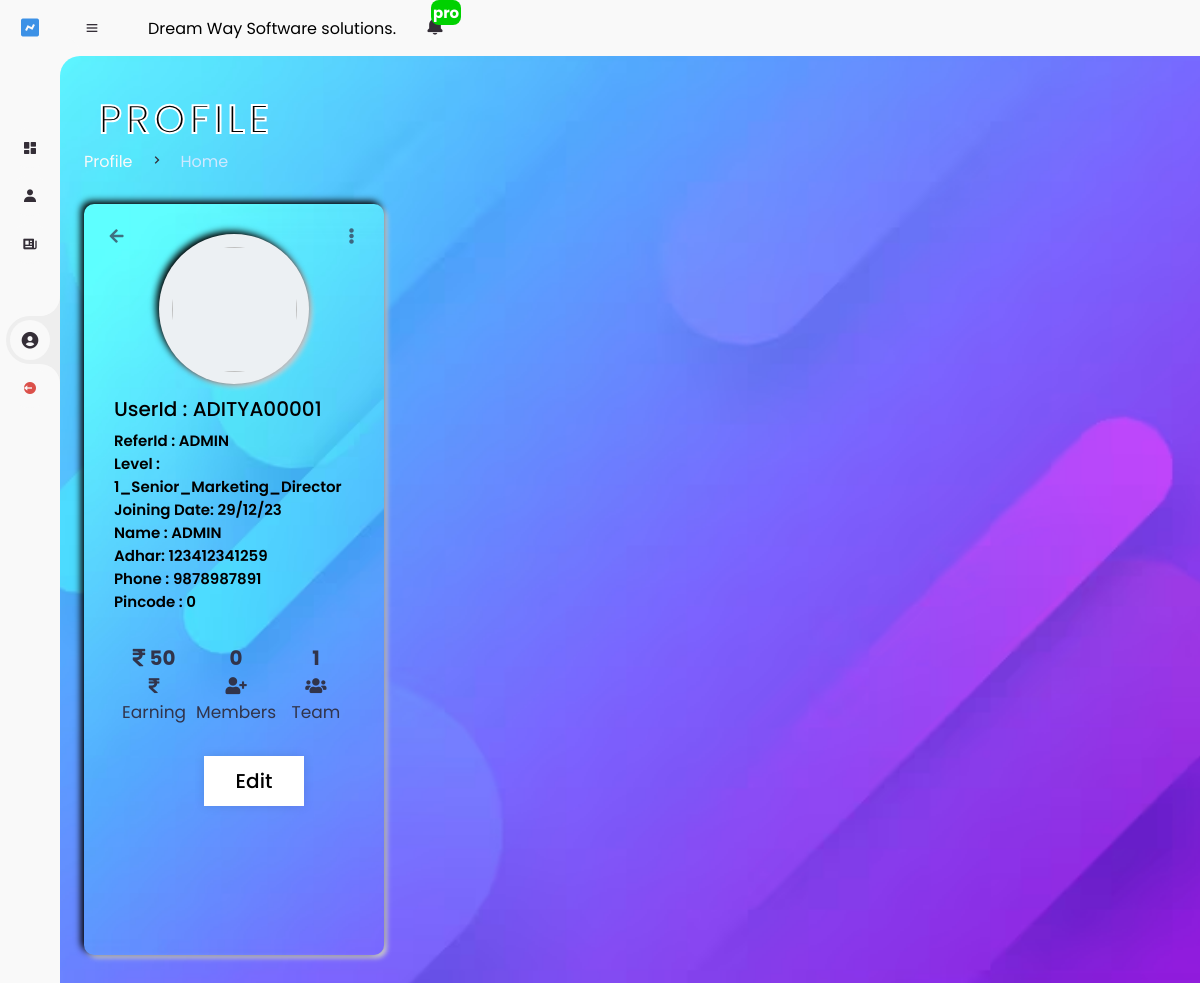
Before: /user/profile.php (signed in) with the older database file.
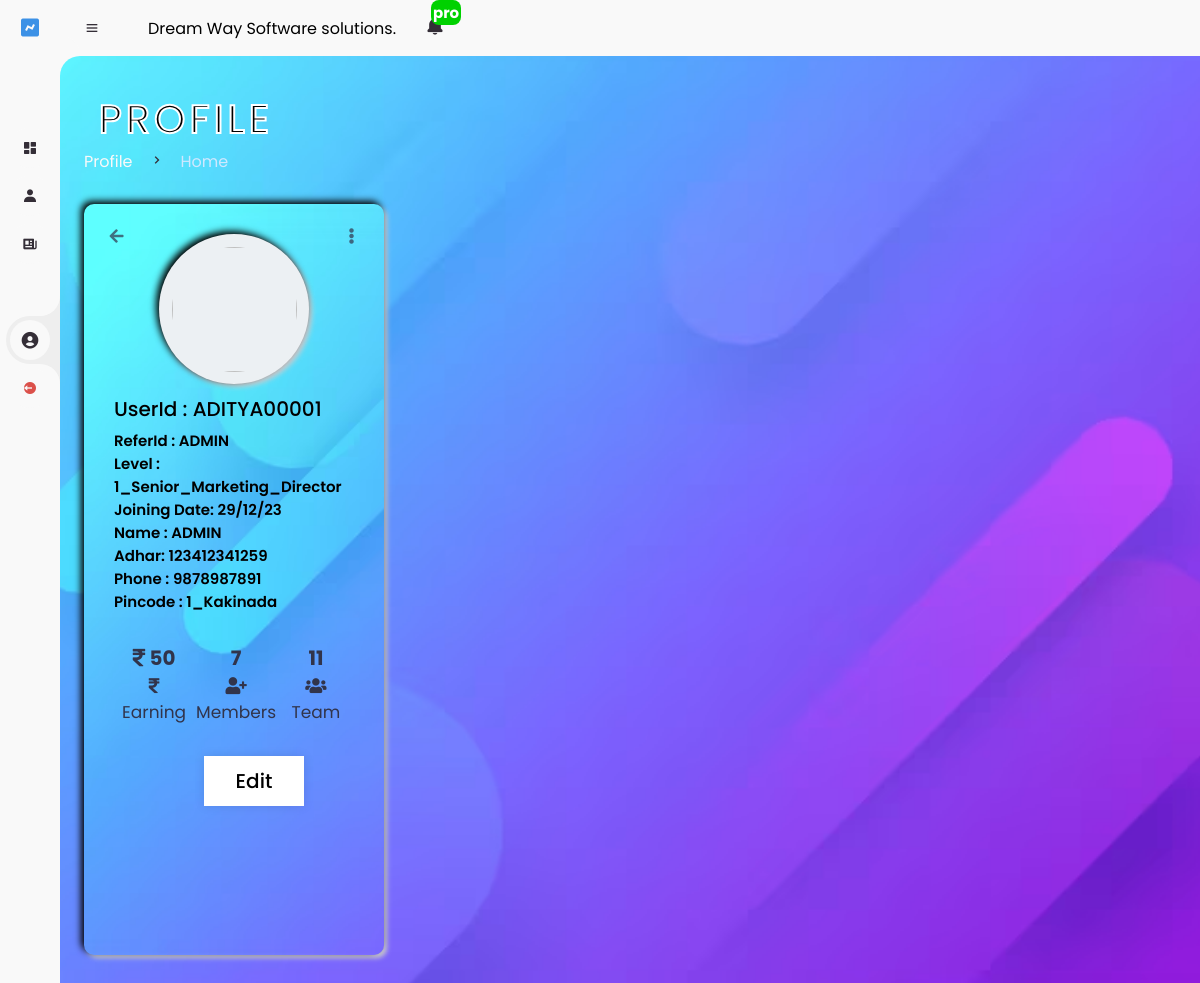
After: the same page with the newer database file.
### tables this page shows
CREATE TABLE `user` (
  `sl_no` int(11) NOT NULL,
  `date` varchar(10) NOT NULL,
  `time` varchar(10) NOT NULL,
  `referId` varchar(30) NOT NULL,
  `userId` varchar(30) NOT NULL,
  `level` varchar(30) NOT NULL,
  `adhar` varchar(20) NOT NULL,
  `userName` varchar(40) NOT NULL,
  `gender` varchar(10) NOT NULL,
  `phone` varchar(15) NOT NULL,
  `pincode` varchar(20) NOT NULL,
  `email` varchar(40) NOT NULL,
  `pasword` varchar(12) NOT NULL,
  `earning` int(11) NOT NULL
);

### user/profile.php (the view, shortened to what this page needs)
<?php
$uid=$_SESSION['uid'];
include("includes/config.php");
						$date=date('d/m/y');
            $h=mysqli_query($conn,"select  * from user where userId='$uid'");
            while($j=mysqli_fetch_array($h))
            {
              $refer=$j['referId'];
              $uname=$j['userName'];
              $refer=$j['referId'];
              $phone=$j['phone'];
              $pincode=$j['pincode'];
              $adhar=$j['adhar'];
              $level=$j['level'];
              $earn=$j['earning'];
            }
?>
<!DOCTYPE html>
<html lang="en">
<head>
	<link href='https://unpkg.com/boxicons@2.0.9/css/boxicons.min.css' rel='stylesheet'>
	<link rel="stylesheet" href="https://cdnjs.cloudflare.com/ajax/libs/font-awesome/5.15.3/css/all.min.css"/>
	<link rel="stylesheet" href="style.css">
</head>
<body>
	<?php include 'includes/header.php'; ?>
	<section id="content">
		<?php include('includes/nav.php'); ?>
		<main>
			<div class="head-title">
				<div class="left">
<svg >
  <text x="34%" y="50%" dy=".40em" text-anchor="middle">
  Profile
  </text>
</svg>
					<ul class="breadcrumb">
						<li>
							<a href="#">Profile</a>
						</li>
						<li><i class='bx bx-chevron-right' ></i></li>
						<li>
							<a class="active" href="#">Home</a>
						</li>
					</ul>
				</div>
			</div>
      <div class="wrapper" style="margin-top:30px;"><center>
    <div class="img-area">
      <div class="inner-area">
        <img src="../admin/uploads/<?php echo $uid.".png"; ?>" alt="">
      </div>
    </div>
</center>
    <div class="icon arrow"><i class="fas fa-arrow-left"></i></div>
    <div class="icon dots"><i class="fas fa-ellipsis-v"></i></div>
    <div class="name"><?php echo "UserId : ".$uid; ?></div>
    <div class="about"><?php echo "ReferId : ".$refer; ?></div>
    <div class="about"><?php echo "Level : ".$level; ?></div>
    <div class="about"><?php echo "Joining Date: ".$date; ?></div>
    <div class="about"><?php echo "Name : ".$uname; ?></div>
    <div class="about"><?php echo "Adhar: ".$adhar; ?></div>
    <div class="about"><?php echo "Phone : ".$phone; ?></div>
    <div class="about"><?php echo "Pincode : ".$pincode; ?></div>
    <div class="social-share">
      <div class="row">
	  <Center>
	  <span class="text">
						<h3> <?php
						 echo "<i class=\"fas fa-rupee-sign\"></i> ".$earn; ?> </h3>
						 </span>
        <i class="fas fa-rupee-sign"></i>    <span>Earning</span>
		</Center>
      </div>
      <div class="row">
					<span class="text">
            <center>
						<h3> <?php
					$result=mysqli_query($conn,"SELECT * FROM user where referId='$uid'");
					$totalPosts=mysqli_num_rows($result);
					if(empty($totalPosts)){
						$totalPosts=0;
					}
						 echo "".$totalPosts; ?> </h3> <i class="fas fa-user-plus"></i> <span>
						Members</span>
					</span>
      </div>
      <div class="row">
   <span class="text">
     <center>
     <h3> <?php
   $count1=1;
       echo "".$count1; ?>
      </h3> <i class="fas fa-users"></i> <span>
     Team</span>
   </span>
</div>
<br><br>
    </div>
    <br>
    <div class="buttons">
  <span class="text"  style="background:#ffff;">
      <div class="center"  style="background:#ffff;">
     <label for="show" style="margin-left:30%; margin-top:2%; padding:10px; width:100px; height:50px;   text-align: center;" class="show-btn">Edit</label>
  </div>
  <br>
  <br>
  <br>
  <br>
  <br>
  <br>
  <br>
      </span>
</div>
        </div>
		</main>
	</section>
</body>
</html>

Changed rows visible on the page:
changed user "ADMIN": pincode "0" → "1_Kakinada"
Other visible differences:
$totalPosts: "0" → "7"
$count1: "1" → "11"
